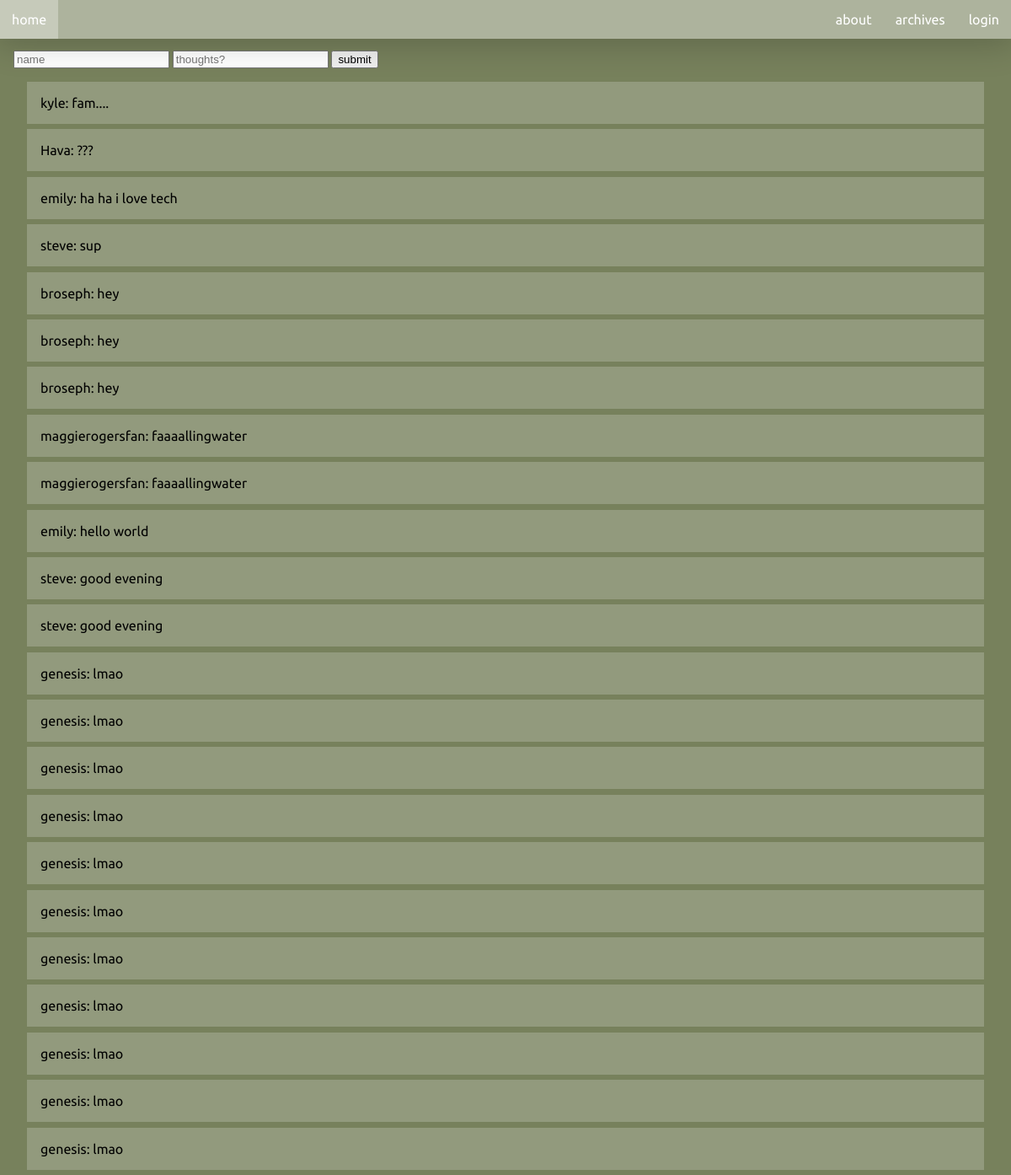
Before: / with the older database file.
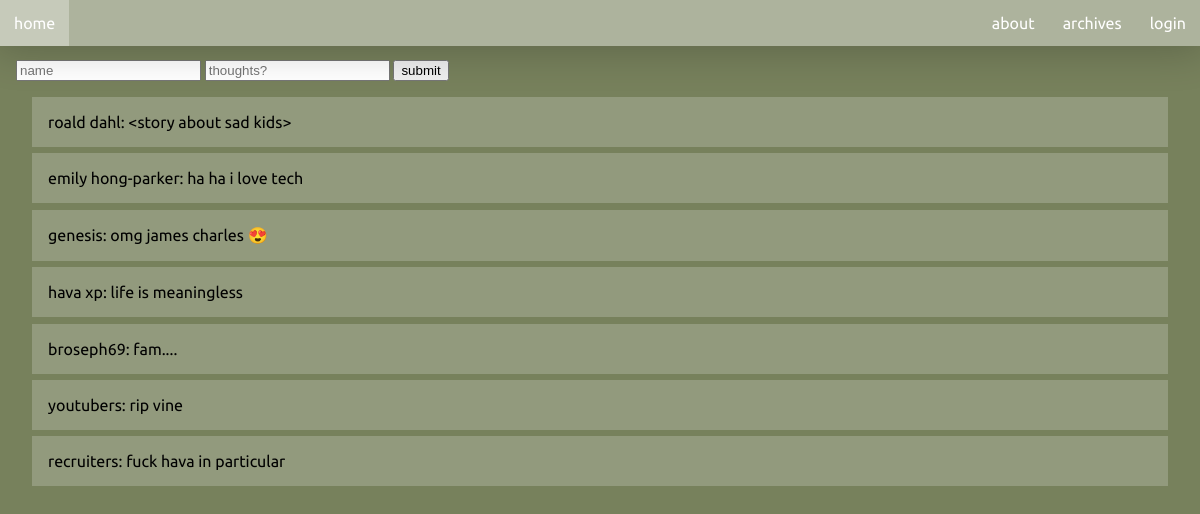
After: the same page with the newer database file.
### tables this page shows
CREATE TABLE posts (
		id integer primary key autoincrement,
		name text not null,
		content text not null
);

### app.py (the view)
@app.route('/', methods=['GET', 'POST'])
def index():
    if request.method == 'GET':
        pass
    if request.method == 'POST':
        name = request.form.get('name')
        post = request.form.get('post')
        create_post(name, post)
    posts = get_posts()
    return render_template('index.html', posts=posts)

### models.py (called while the page is built)
def get_posts():
    con = sql.connect(path.join(ROOT, 'data.db'))
    cur = con.cursor()
    cur.execute('select * from posts')
    posts = cur.fetchall()
    return posts

### templates/index.html (shortened to what this page needs)
<!doctype html>
<html>
  <head>
    <link rel= 'stylesheet' type= "text/css" href= "{{ url_for('static', filename='css/style.css') }}">
  </head>
  <body>
    <nav>
      <ul>
        <li><a href='/'>home</a></li>
        <li class='right'><a href='login.html'>login</a></li>
        <li class='right'><a href='#'>archives</a></li>
        <li class='right'><a href='#'>about</a></li>
    </nav>
    <div id='container'>
      <form action='/' method='post'>
        <input placeholder='name' name='name'>
        <input placeholder='thoughts?' name='post'>
        <input type='submit' value='submit'>
      </form>
      {% for post in posts %}
      <div class='post'>{{ post[1] + ': ' + post[2] }}</div>
      {% endfor %}
    </div>
  </body>
</html>

Changed rows visible on the page:
removed posts: name+content "kyle: fam...."
removed posts: name+content "Hava: ???"
removed posts: name+content "emily: ha ha i love tech"
removed posts: name+content "steve: sup"
removed posts: name+content "broseph: hey"
removed posts: name+content "broseph: hey"
removed posts: name+content "maggierogersfan: faaaallingwater"
removed posts: name+content "maggierogersfan: faaaallingwater"
removed posts: name+content "emily: hello world"
removed posts: name+content "steve: good evening"
removed posts: name+content "steve: good evening"
removed posts: name+content "genesis: lmao"
removed posts: name+content "genesis: lmao"
removed posts: name+content "genesis: lmao"
removed posts: name+content "genesis: lmao"
removed posts: name+content "genesis: lmao"
removed posts: name+content "genesis: lmao"
removed posts: name+content "genesis: lmao"
removed posts: name+content "genesis: lmao"
removed posts: name+content "genesis: lmao"
removed posts: name+content "genesis: lmao"
removed posts: name+content "genesis: lmao"
added posts: name+content "roald dahl: <story about sad kids>"
added posts: name+content "emily hong-parker: ha ha i love tech"
added posts: name+content "genesis: omg james charles 😍"
added posts: name+content "hava xp: life is meaningless"
changed posts: name+content "broseph: hey" → "broseph69: fam...."
added posts: name+content "youtubers: rip vine"
added posts: name+content "recruiters: fuck hava in particular"
